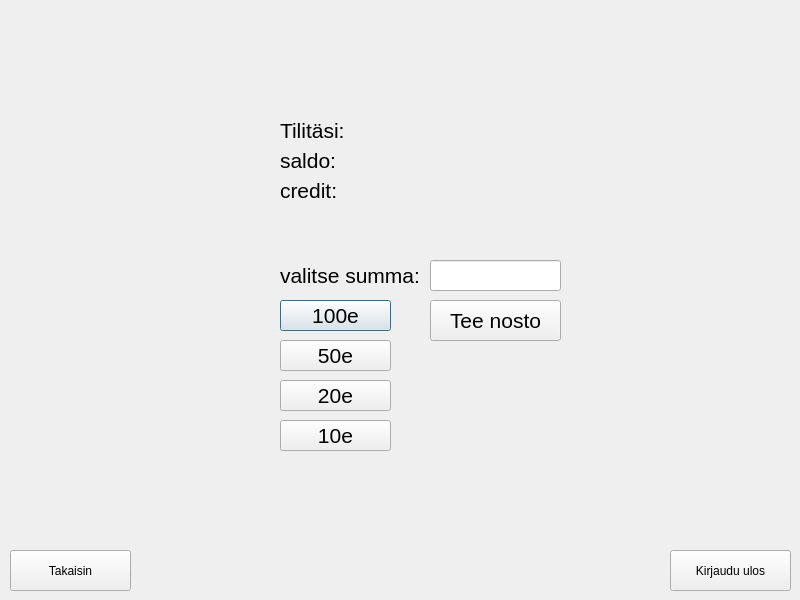
<?xml version="1.0" encoding="UTF-8"?>
<ui version="4.0">
 <class>withdraw</class>
 <widget class="QDialog" name="withdraw">
  <property name="geometry">
   <rect>
    <x>0</x>
    <y>0</y>
    <width>800</width>
    <height>600</height>
   </rect>
  </property>
  <property name="windowTitle">
   <string>Dialog</string>
  </property>
  <widget class="QPushButton" name="btn100e">
   <property name="geometry">
    <rect>
     <x>280</x>
     <y>300</y>
     <width>111</width>
     <height>31</height>
    </rect>
   </property>
   <property name="font">
    <font>
     <pointsize>16</pointsize>
    </font>
   </property>
   <property name="text">
    <string>100e</string>
   </property>
  </widget>
  <widget class="QPushButton" name="btn50e">
   <property name="geometry">
    <rect>
     <x>280</x>
     <y>340</y>
     <width>111</width>
     <height>31</height>
    </rect>
   </property>
   <property name="font">
    <font>
     <pointsize>16</pointsize>
    </font>
   </property>
   <property name="text">
    <string>50e</string>
   </property>
  </widget>
  <widget class="QPushButton" name="btn20e">
   <property name="geometry">
    <rect>
     <x>280</x>
     <y>380</y>
     <width>111</width>
     <height>31</height>
    </rect>
   </property>
   <property name="font">
    <font>
     <pointsize>16</pointsize>
    </font>
   </property>
   <property name="text">
    <string>20e</string>
   </property>
  </widget>
  <widget class="QPushButton" name="btn10e">
   <property name="geometry">
    <rect>
     <x>280</x>
     <y>420</y>
     <width>111</width>
     <height>31</height>
    </rect>
   </property>
   <property name="font">
    <font>
     <pointsize>16</pointsize>
    </font>
   </property>
   <property name="text">
    <string>10e</string>
   </property>
  </widget>
  <widget class="QLabel" name="label">
   <property name="geometry">
    <rect>
     <x>280</x>
     <y>260</y>
     <width>141</width>
     <height>31</height>
    </rect>
   </property>
   <property name="font">
    <font>
     <pointsize>16</pointsize>
    </font>
   </property>
   <property name="text">
    <string>valitse summa:</string>
   </property>
  </widget>
  <widget class="QLineEdit" name="lineSumma">
   <property name="geometry">
    <rect>
     <x>430</x>
     <y>260</y>
     <width>131</width>
     <height>31</height>
    </rect>
   </property>
   <property name="font">
    <font>
     <pointsize>12</pointsize>
    </font>
   </property>
  </widget>
  <widget class="QLabel" name="label_2">
   <property name="geometry">
    <rect>
     <x>280</x>
     <y>120</y>
     <width>311</width>
     <height>21</height>
    </rect>
   </property>
   <property name="font">
    <font>
     <pointsize>16</pointsize>
    </font>
   </property>
   <property name="text">
    <string>Tilitäsi:</string>
   </property>
  </widget>
  <widget class="QPushButton" name="btnTeeNosto">
   <property name="geometry">
    <rect>
     <x>430</x>
     <y>300</y>
     <width>131</width>
     <height>41</height>
    </rect>
   </property>
   <property name="font">
    <font>
     <pointsize>16</pointsize>
    </font>
   </property>
   <property name="text">
    <string>Tee nosto</string>
   </property>
  </widget>
  <widget class="QLabel" name="labelSaldo">
   <property name="geometry">
    <rect>
     <x>280</x>
     <y>150</y>
     <width>441</width>
     <height>21</height>
    </rect>
   </property>
   <property name="font">
    <font>
     <pointsize>16</pointsize>
    </font>
   </property>
   <property name="text">
    <string>saldo:</string>
   </property>
  </widget>
  <widget class="QLabel" name="labelCredit">
   <property name="geometry">
    <rect>
     <x>280</x>
     <y>180</y>
     <width>451</width>
     <height>21</height>
    </rect>
   </property>
   <property name="font">
    <font>
     <pointsize>16</pointsize>
    </font>
   </property>
   <property name="text">
    <string>credit:</string>
   </property>
  </widget>
  <widget class="QPushButton" name="btnLogOut">
   <property name="geometry">
    <rect>
     <x>670</x>
     <y>550</y>
     <width>121</width>
     <height>41</height>
    </rect>
   </property>
   <property name="text">
    <string>Kirjaudu ulos</string>
   </property>
  </widget>
  <widget class="QPushButton" name="btnBack">
   <property name="geometry">
    <rect>
     <x>10</x>
     <y>550</y>
     <width>121</width>
     <height>41</height>
    </rect>
   </property>
   <property name="text">
    <string>Takaisin</string>
   </property>
  </widget>
  <widget class="QLabel" name="labelNomoney">
   <property name="geometry">
    <rect>
     <x>430</x>
     <y>220</y>
     <width>221</width>
     <height>31</height>
    </rect>
   </property>
   <property name="palette">
    <palette>
     <active>
      <colorrole role="WindowText">
       <brush brushstyle="SolidPattern">
        <color alpha="255">
         <red>0</red>
         <green>0</green>
         <blue>0</blue>
        </color>
       </brush>
      </colorrole>
      <colorrole role="Button">
       <brush brushstyle="SolidPattern">
        <color alpha="255">
         <red>240</red>
         <green>63</green>
         <blue>63</blue>
        </color>
       </brush>
      </colorrole>
      <colorrole role="Light">
       <brush brushstyle="SolidPattern">
        <color alpha="255">
         <red>255</red>
         <green>172</green>
         <blue>172</blue>
        </color>
       </brush>
      </colorrole>
      <colorrole role="Midlight">
       <brush brushstyle="SolidPattern">
        <color alpha="255">
         <red>247</red>
         <green>117</green>
         <blue>117</blue>
        </color>
       </brush>
      </colorrole>
      <colorrole role="Dark">
       <brush brushstyle="SolidPattern">
        <color alpha="255">
         <red>120</red>
         <green>32</green>
         <blue>32</blue>
        </color>
       </brush>
      </colorrole>
      <colorrole role="Mid">
       <brush brushstyle="SolidPattern">
        <color alpha="255">
         <red>160</red>
         <green>42</green>
         <blue>42</blue>
        </color>
       </brush>
      </colorrole>
      <colorrole role="Text">
       <brush brushstyle="SolidPattern">
        <color alpha="255">
         <red>0</red>
         <green>0</green>
         <blue>0</blue>
        </color>
       </brush>
      </colorrole>
      <colorrole role="BrightText">
       <brush brushstyle="SolidPattern">
        <color alpha="255">
         <red>255</red>
         <green>255</green>
         <blue>255</blue>
        </color>
       </brush>
      </colorrole>
      <colorrole role="ButtonText">
       <brush brushstyle="SolidPattern">
        <color alpha="255">
         <red>0</red>
         <green>0</green>
         <blue>0</blue>
        </color>
       </brush>
      </colorrole>
      <colorrole role="Base">
       <brush brushstyle="SolidPattern">
        <color alpha="255">
         <red>255</red>
         <green>255</green>
         <blue>255</blue>
        </color>
       </brush>
      </colorrole>
      <colorrole role="Window">
       <brush brushstyle="SolidPattern">
        <color alpha="255">
         <red>240</red>
         <green>63</green>
         <blue>63</blue>
        </color>
       </brush>
      </colorrole>
      <colorrole role="Shadow">
       <brush brushstyle="SolidPattern">
        <color alpha="255">
         <red>0</red>
         <green>0</green>
         <blue>0</blue>
        </color>
       </brush>
      </colorrole>
      <colorrole role="AlternateBase">
       <brush brushstyle="SolidPattern">
        <color alpha="255">
         <red>247</red>
         <green>159</green>
         <blue>159</blue>
        </color>
       </brush>
      </colorrole>
      <colorrole role="ToolTipBase">
       <brush brushstyle="SolidPattern">
        <color alpha="255">
         <red>255</red>
         <green>255</green>
         <blue>220</blue>
        </color>
       </brush>
      </colorrole>
      <colorrole role="ToolTipText">
       <brush brushstyle="SolidPattern">
        <color alpha="255">
         <red>0</red>
         <green>0</green>
         <blue>0</blue>
        </color>
       </brush>
      </colorrole>
      <colorrole role="PlaceholderText">
       <brush brushstyle="SolidPattern">
        <color alpha="127">
         <red>0</red>
         <green>0</green>
         <blue>0</blue>
        </color>
       </brush>
      </colorrole>
     </active>
     <inactive>
      <colorrole role="WindowText">
       <brush brushstyle="SolidPattern">
        <color alpha="255">
         <red>0</red>
         <green>0</green>
         <blue>0</blue>
        </color>
       </brush>
      </colorrole>
      <colorrole role="Button">
       <brush brushstyle="SolidPattern">
        <color alpha="255">
         <red>240</red>
         <green>240</green>
         <blue>240</blue>
        </color>
       </brush>
      </colorrole>
      <colorrole role="Light">
       <brush brushstyle="SolidPattern">
        <color alpha="255">
         <red>255</red>
         <green>255</green>
         <blue>255</blue>
        </color>
       </brush>
      </colorrole>
      <colorrole role="Midlight">
       <brush brushstyle="SolidPattern">
        <color alpha="255">
         <red>227</red>
         <green>227</green>
         <blue>227</blue>
        </color>
       </brush>
      </colorrole>
      <colorrole role="Dark">
       <brush brushstyle="SolidPattern">
        <color alpha="255">
         <red>160</red>
         <green>160</green>
         <blue>160</blue>
        </color>
       </brush>
      </colorrole>
      <colorrole role="Mid">
       <brush brushstyle="SolidPattern">
        <color alpha="255">
         <red>160</red>
         <green>160</green>
         <blue>160</blue>
        </color>
       </brush>
      </colorrole>
      <colorrole role="Text">
       <brush brushstyle="SolidPattern">
        <color alpha="255">
         <red>0</red>
         <green>0</green>
         <blue>0</blue>
        </color>
       </brush>
      </colorrole>
      <colorrole role="BrightText">
       <brush brushstyle="SolidPattern">
        <color alpha="255">
         <red>255</red>
         <green>255</green>
         <blue>255</blue>
        </color>
       </brush>
      </colorrole>
      <colorrole role="ButtonText">
       <brush brushstyle="SolidPattern">
        <color alpha="255">
         <red>0</red>
         <green>0</green>
         <blue>0</blue>
        </color>
       </brush>
      </colorrole>
      <colorrole role="Base">
       <brush brushstyle="SolidPattern">
        <color alpha="255">
         <red>255</red>
         <green>255</green>
         <blue>255</blue>
        </color>
       </brush>
      </colorrole>
      <colorrole role="Window">
       <brush brushstyle="SolidPattern">
        <color alpha="255">
         <red>240</red>
         <green>240</green>
         <blue>240</blue>
        </color>
       </brush>
      </colorrole>
      <colorrole role="Shadow">
       <brush brushstyle="SolidPattern">
        <color alpha="255">
         <red>105</red>
         <green>105</green>
         <blue>105</blue>
        </color>
       </brush>
      </colorrole>
      <colorrole role="AlternateBase">
       <brush brushstyle="SolidPattern">
        <color alpha="255">
         <red>245</red>
         <green>245</green>
         <blue>245</blue>
        </color>
       </brush>
      </colorrole>
      <colorrole role="ToolTipBase">
       <brush brushstyle="SolidPattern">
        <color alpha="255">
         <red>255</red>
         <green>255</green>
         <blue>220</blue>
        </color>
       </brush>
      </colorrole>
      <colorrole role="ToolTipText">
       <brush brushstyle="SolidPattern">
        <color alpha="255">
         <red>0</red>
         <green>0</green>
         <blue>0</blue>
        </color>
       </brush>
      </colorrole>
      <colorrole role="PlaceholderText">
       <brush brushstyle="SolidPattern">
        <color alpha="128">
         <red>0</red>
         <green>0</green>
         <blue>0</blue>
        </color>
       </brush>
      </colorrole>
     </inactive>
     <disabled>
      <colorrole role="WindowText">
       <brush brushstyle="SolidPattern">
        <color alpha="255">
         <red>120</red>
         <green>32</green>
         <blue>32</blue>
        </color>
       </brush>
      </colorrole>
      <colorrole role="Button">
       <brush brushstyle="SolidPattern">
        <color alpha="255">
         <red>240</red>
         <green>63</green>
         <blue>63</blue>
        </color>
       </brush>
      </colorrole>
      <colorrole role="Light">
       <brush brushstyle="SolidPattern">
        <color alpha="255">
         <red>255</red>
         <green>172</green>
         <blue>172</blue>
        </color>
       </brush>
      </colorrole>
      <colorrole role="Midlight">
       <brush brushstyle="SolidPattern">
        <color alpha="255">
         <red>247</red>
         <green>117</green>
         <blue>117</blue>
        </color>
       </brush>
      </colorrole>
      <colorrole role="Dark">
       <brush brushstyle="SolidPattern">
        <color alpha="255">
         <red>120</red>
         <green>32</green>
         <blue>32</blue>
        </color>
       </brush>
      </colorrole>
      <colorrole role="Mid">
       <brush brushstyle="SolidPattern">
        <color alpha="255">
         <red>160</red>
         <green>42</green>
         <blue>42</blue>
        </color>
       </brush>
      </colorrole>
      <colorrole role="Text">
       <brush brushstyle="SolidPattern">
        <color alpha="255">
         <red>120</red>
         <green>32</green>
         <blue>32</blue>
        </color>
       </brush>
      </colorrole>
      <colorrole role="BrightText">
       <brush brushstyle="SolidPattern">
        <color alpha="255">
         <red>255</red>
         <green>255</green>
         <blue>255</blue>
        </color>
       </brush>
      </colorrole>
      <colorrole role="ButtonText">
       <brush brushstyle="SolidPattern">
        <color alpha="255">
         <red>120</red>
         <green>32</green>
         <blue>32</blue>
        </color>
       </brush>
      </colorrole>
      <colorrole role="Base">
       <brush brushstyle="SolidPattern">
        <color alpha="255">
         <red>240</red>
         <green>63</green>
         <blue>63</blue>
        </color>
       </brush>
      </colorrole>
      <colorrole role="Window">
       <brush brushstyle="SolidPattern">
        <color alpha="255">
         <red>240</red>
         <green>63</green>
         <blue>63</blue>
        </color>
       </brush>
      </colorrole>
      <colorrole role="Shadow">
       <brush brushstyle="SolidPattern">
        <color alpha="255">
         <red>0</red>
         <green>0</green>
         <blue>0</blue>
        </color>
       </brush>
      </colorrole>
      <colorrole role="AlternateBase">
       <brush brushstyle="SolidPattern">
        <color alpha="255">
         <red>245</red>
         <green>245</green>
         <blue>245</blue>
        </color>
       </brush>
      </colorrole>
      <colorrole role="ToolTipBase">
       <brush brushstyle="SolidPattern">
        <color alpha="255">
         <red>255</red>
         <green>255</green>
         <blue>220</blue>
        </color>
       </brush>
      </colorrole>
      <colorrole role="ToolTipText">
       <brush brushstyle="SolidPattern">
        <color alpha="255">
         <red>0</red>
         <green>0</green>
         <blue>0</blue>
        </color>
       </brush>
      </colorrole>
      <colorrole role="PlaceholderText">
       <brush brushstyle="SolidPattern">
        <color alpha="128">
         <red>0</red>
         <green>0</green>
         <blue>0</blue>
        </color>
       </brush>
      </colorrole>
     </disabled>
    </palette>
   </property>
   <property name="font">
    <font>
     <pointsize>12</pointsize>
    </font>
   </property>
   <property name="text">
    <string/>
   </property>
  </widget>
 </widget>
 <resources/>
 <connections/>
</ui>
